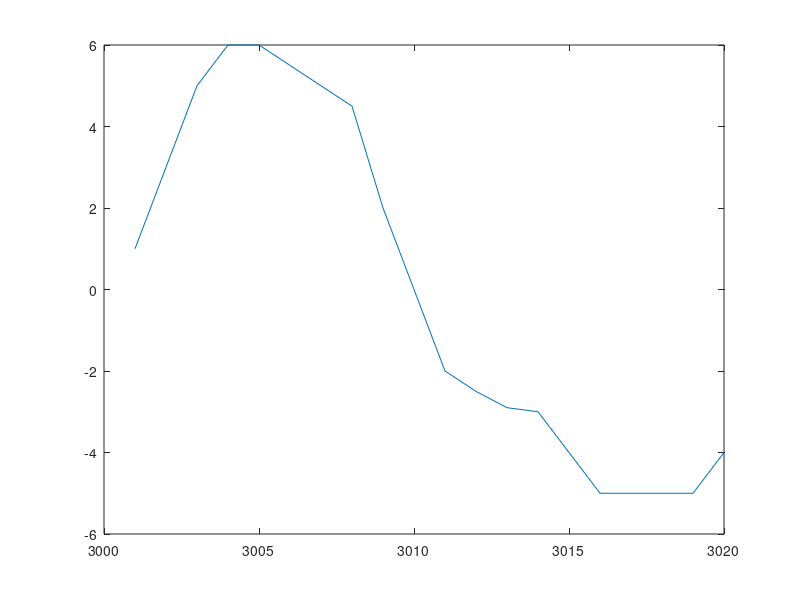

This figure's MATLAB source: (Note: this script raises an error after producing the figure.)
clear all;
close all;
function Xout = MapFea(Xin)
    X_square = Xin.^2;
    X_cubic = Xin.^3;
    Xout = [ones(1, size(Xin,2)); Xin; X_square;X_cubic];
    % Xout = [ones(1, size(Xin,2)); Xin;X_square];
end

function Xout = NormalizeX(X)
    minX = min(X, [], 2);  % Minimalna wartość w każdym wierszu (wzdłuż 2-go wymiaru)
    maxX = max(X, [], 2);  % Maksymalna wartość w każdym wierszu (wzdłuż 2-go wymiaru)

    % Normalizacja każdego wiersza
    Xout = (X - minX) ./ (maxX - minX);  % Zastosowanie wzoru na normalizację
    % Xout(1,:) = X(1,:);
end

function [X,mu,sig]=StdFea1(X,mu,sig)
    if isempty(mu)
        mu = mean(X, 2);
    end
    if isempty(sig)
        sig = std(X, 0, 2);
    end
    X(2:end, :) = (X(2:end, :) - mu(2:end)) ./ sig(2:end);
    % X = (X - mu) ./ sig;
end

function [X,mu,sig]=StdFea2(X,mu,sig)
    if isempty(mu)
        mu = mean(X, 2);
    end
    if isempty(sig)
        sig = std(X, 0, 2);
    end
    % X(2:end, :) = (X(2:end, :) - mu(2:end)) ./ sig(2:end);
    X = (X - mu) ./ sig;
end


X=[1,2,3,4,5,6,7,8,9,10,11,12,13,14,15,16,17,18,19,20]+3000;
Y=[1,3,5,6,6,5.5,5,4.5,2,0,-2,-2.5,-2.9,-3,-4,-5,-5,-5,-5,-4];
% Y=[1,1,1,1,1.1,1.2,1.2,1.5,1.7,1.8,1.85,1.9,2,2,2,2,2,2,2,2];
figure;
plot(X,Y);
hold on;
% X_normalized = NormalizeX(X);
% X_normalized = X;

% X_mapped = MapFea(X);
% [X_standarized,mu,sig] = StdFea1(X_mapped, [], []);
% Xready = X_standarized;

[X_standarized,mu,sig] = StdFea2(X, [], []);
X_mapped = MapFea(X_standarized);
Xready = X_mapped;

Theta0 = [0;0;0;0];
[ThetaOpt,JOpt] = FindTheta(Theta0,Xready,Y);

Yh = ThetaOpt.'*Xready;
plot(X,Yh);